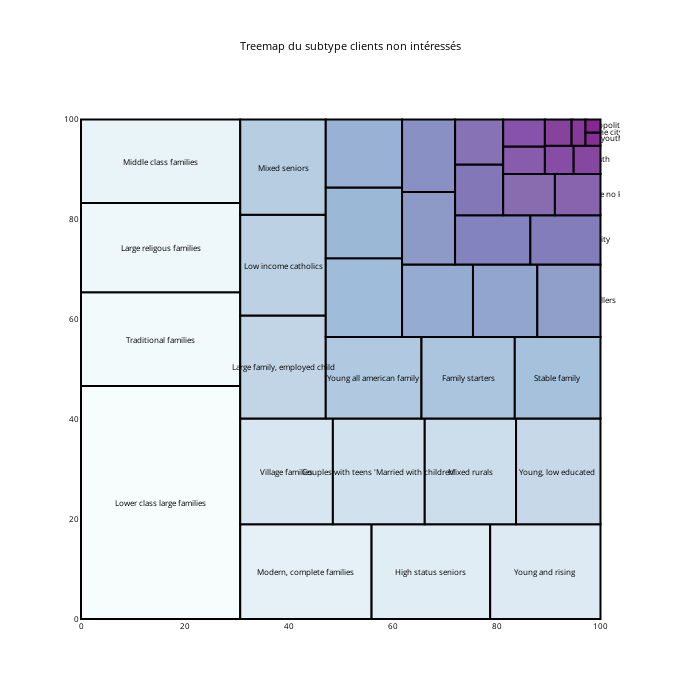

Here is the notebook cell this chart was saved with:
### Code cell
freq = pd.DataFrame(no['Customer Subtype'].value_counts().reset_index())
freq.columns = ['name', 'freq']

x = 0.
y = 0.
width = 100.
height = 100.

values = freq.freq

normed = squarify.normalize_sizes(values, width, height)
rects = squarify.squarify(normed, x, y, width, height)

bupu = cl.scales['9']['seq']['BuPu']
bupu = cl.interp( bupu, 48 )
cl.to_rgb( bupu )

shapes = []
annotations = []
counter = 0
i = 0
for r in rects:
    shapes.append( 
        dict(
            type = 'rect', 
            x0 = r['x'], 
            y0 = r['y'], 
            x1 = r['x']+r['dx'], 
            y1 = r['y']+r['dy'],
            line = dict( width = 2 ),
            fillcolor = bupu[i]
        ) 
    )
    if (i<17):
        label = freq.name[i]
    else :
        label = ""
    annotations.append(
        dict(
            x = r['x']+(r['dx']/2),
            y = r['y']+(r['dy']/2),
            text = label ,
            showarrow = False
        )
    )
    i = i+1

# For hover text
trace0 = go.Scatter(
    x = [ r['x']+(r['dx']/2) for r in rects ], 
    y = [ r['y']+(r['dy']/2) for r in rects ],
    text = freq.name, 
    mode = 'text',
)
        
layout = dict(
    height=700, 
    width=700,
    xaxis=dict(showgrid=False,zeroline=False),
    yaxis=dict(showgrid=False,zeroline=False),
    shapes=shapes,
    annotations=annotations,
    hovermode='closest',
    title = 'Treemap du subtype clients non intéressés',
    font=dict(size=8, color='#000000')
)

# With hovertext
figure = dict(data=[trace0], layout=layout)

iplot(figure)

### Figure 1 — Plotly figure (JSON) as saved in the notebook; plotly's stock layout.template omitted (floating-point values rounded to 4 significant figures)
{"data": [{"mode": "text", "text": ["Lower class large families", "Traditional families", "Large religous families", "Middle class families", "Modern, complete families", "High status seniors", "Young and rising", "Village families", "Couples with teens 'Married with children'", "Mixed rurals", "Young, low educated ", "Large family, employed child", "Low income catholics", "Mixed seniors", "Young all american family", "Family starters", "Stable family", "Mixed small town dwellers", "High Income, expensive child", "Religious elderly singles", "Career and childcare", "Affluent young families", "Mixed apartment dwellers", "Very Important Provincials", "Large family farms", "Porchless seniors: no front yard", "Young seniors in the city", "Affluent senior apartments", "Own home elderly", "Seniors in apartments", "Dinki's (double income no kids)", "Residential elderly", "Etnically diverse", "Young urban have-nots", "Single youth", "Students in apartments", "Fresh masters in the city", "Suburban youth", "Senior cosmopolitans"], "type": "scatter", "x": [15.33, 15.33, 15.33, 15.33, 43.29, 67.35, 89.38, 39.57, 57.33, 74.96, 91.87, 38.88, 38.88, 38.88, 56.33, 74.52, 91.75, 54.46, 54.46, 54.46, 68.63, 81.65, 93.92, 66.91, 66.91, 79.26, 93.25, 76.64, 76.64, 86.25, 95.61, 85.28, 85.28, 92.07, 97.42, 91.87, 95.78, 98.56, 98.56], "y": [23.33, 56.04, 74.34, 91.63, 9.485, 9.485, 9.485, 29.56, 29.56, 29.56, 29.56, 50.45, 70.83, 90.46, 48.29, 48.29, 48.29, 64.32, 79.29, 93.18, 63.69, 63.69, 63.69, 78.21, 92.74, 75.88, 75.88, 85.9, 95.5, 84.94, 84.94, 91.84, 97.3, 91.91, 91.91, 97.37, 97.37, 96.06, 98.69]}], "layout": {"annotations": [{"showarrow": false, "text": "Lower class large families", "x": 15.33, "y": 23.33}, {"showarrow": false, "text": "Traditional families", "x": 15.33, "y": 56.04}, {"showarrow": false, "text": "Large religous families", "x": 15.33, "y": 74.34}, {"showarrow": false, "text": "Middle class families", "x": 15.33, "y": 91.63}, {"showarrow": false, "text": "Modern, complete families", "x": 43.29, "y": 9.485}, {"showarrow": false, "text": "High status seniors", "x": 67.35, "y": 9.485}, {"showarrow": false, "text": "Young and rising", "x": 89.38, "y": 9.485}, {"showarrow": false, "text": "Village families", "x": 39.57, "y": 29.56}, {"showarrow": false, "text": "Couples with teens 'Married with children'", "x": 57.33, "y": 29.56}, {"showarrow": false, "text": "Mixed rurals", "x": 74.96, "y": 29.56}, {"showarrow": false, "text": "Young, low educated ", "x": 91.87, "y": 29.56}, {"showarrow": false, "text": "Large family, employed child", "x": 38.88, "y": 50.45}, {"showarrow": false, "text": "Low income catholics", "x": 38.88, "y": 70.83}, {"showarrow": false, "text": "Mixed seniors", "x": 38.88, "y": 90.46}, {"showarrow": false, "text": "Young all american family", "x": 56.33, "y": 48.29}, {"showarrow": false, "text": "Family starters", "x": 74.52, "y": 48.29}, {"showarrow": false, "text": "Stable family", "x": 91.75, "y": 48.29}, {"showarrow": false, "text": "", "x": 54.46, "y": 64.32}, {"showarrow": false, "text": "", "x": 54.46, "y": 79.29}, {"showarrow": false, "text": "", "x": 54.46, "y": 93.18}, {"showarrow": false, "text": "", "x": 68.63, "y": 63.69}, {"showarrow": false, "text": "", "x": 81.65, "y": 63.69}, {"showarrow": false, "text": "", "x": 93.92, "y": 63.69}, {"showarrow": false, "text": "", "x": 66.91, "y": 78.21}, {"showarrow": false, "text": "", "x": 66.91, "y": 92.74}, {"showarrow": false, "text": "", "x": 79.26, "y": 75.88}, {"showarrow": false, "text": "", "x": 93.25, "y": 75.88}, {"showarrow": false, "text": "", "x": 76.64, "y": 85.9}, {"showarrow": false, "text": "", "x": 76.64, "y": 95.5}, {"showarrow": false, "text": "", "x": 86.25, "y": 84.94}, {"showarrow": false, "text": "", "x": 95.61, "y": 84.94}, {"showarrow": false, "text": "", "x": 85.28, "y": 91.84}, {"showarrow": false, "text": "", "x": 85.28, "y": 97.3}, {"showarrow": false, "text": "", "x": 92.07, "y": 91.91}, {"showarrow": false, "text": "", "x": 97.42, "y": 91.91}, {"showarrow": false, "text": "", "x": 91.87, "y": 97.37}, {"showarrow": false, "text": "", "x": 95.78, "y": 97.37}, {"showarrow": false, "text": "", "x": 98.56, "y": 96.06}, {"showarrow": false, "text": "", "x": 98.56, "y": 98.69}], "font": {"color": "#000000", "size": 8}, "height": 700, "hovermode": "closest", "shapes": [{"fillcolor": "hsl(190.0, 60.0%, 98.0%)", "line": {"width": 2}, "type": "rect", "x0": 0, "x1": 30.65, "y0": 0, "y1": 46.66}, {"fillcolor": "hsl(192.38297872340425, 57.787234042553195%, 96.80851063829788%)", "line": {"width": 2}, "type": "rect", "x0": 0, "x1": 30.65, "y0": 46.66, "y1": 65.42}, {"fillcolor": "hsl(194.7659574468085, 55.57446808510638%, 95.61702127659575%)", "line": {"width": 2}, "type": "rect", "x0": 0, "x1": 30.65, "y0": 65.42, "y1": 83.26}, {"fillcolor": "hsl(197.14893617021278, 53.361702127659576%, 94.42553191489361%)", "line": {"width": 2}, "type": "rect", "x0": 0, "x1": 30.65, "y0": 83.26, "y1": 100.0}, {"fillcolor": "hsl(199.53191489361703, 51.148936170212764%, 93.23404255319149%)", "line": {"width": 2}, "type": "rect", "x0": 30.65, "x1": 55.94, "y0": 0, "y1": 18.97}, {"fillcolor": "hsl(201.91489361702128, 48.93617021276596%, 92.04255319148936%)", "line": {"width": 2}, "type": "rect", "x0": 55.94, "x1": 78.77, "y0": 0, "y1": 18.97}, {"fillcolor": "hsl(204.10638297872342, 46.91489361702128%, 90.80851063829788%)", "line": {"width": 2}, "type": "rect", "x0": 78.77, "x1": 100.0, "y0": 0, "y1": 18.97}, {"fillcolor": "hsl(204.95744680851064, 46.234042553191486%, 89.27659574468085%)", "line": {"width": 2}, "type": "rect", "x0": 30.65, "x1": 48.49, "y0": 18.97, "y1": 40.16}, {"fillcolor": "hsl(205.80851063829786, 45.5531914893617%, 87.74468085106383%)", "line": {"width": 2}, "type": "rect", "x0": 48.49, "x1": 66.17, "y0": 18.97, "y1": 40.16}, {"fillcolor": "hsl(206.6595744680851, 44.87234042553192%, 86.2127659574468%)", "line": {"width": 2}, "type": "rect", "x0": 66.17, "x1": 83.75, "y0": 18.97, "y1": 40.16}, {"fillcolor": "hsl(207.51063829787233, 44.191489361702125%, 84.68085106382979%)", "line": {"width": 2}, "type": "rect", "x0": 83.75, "x1": 100.0, "y0": 18.97, "y1": 40.16}, {"fillcolor": "hsl(208.36170212765958, 43.51063829787234%, 83.14893617021276%)", "line": {"width": 2}, "type": "rect", "x0": 30.65, "x1": 47.12, "y0": 40.16, "y1": 60.74}, {"fillcolor": "hsl(209.04255319148936, 43.04255319148936%, 81.61702127659575%)", "line": {"width": 2}, "type": "rect", "x0": 30.65, "x1": 47.12, "y0": 60.74, "y1": 80.93}, {"fillcolor": "hsl(209.2127659574468, 43.212765957446805%, 80.08510638297872%)", "line": {"width": 2}, "type": "rect", "x0": 30.65, "x1": 47.12, "y0": 80.93, "y1": 100}, {"fillcolor": "hsl(209.38297872340425, 43.38297872340426%, 78.55319148936171%)", "line": {"width": 2}, "type": "rect", "x0": 47.12, "x1": 65.54, "y0": 40.16, "y1": 56.43}, {"fillcolor": "hsl(209.5531914893617, 43.5531914893617%, 77.02127659574468%)", "line": {"width": 2}, "type": "rect", "x0": 65.54, "x1": 83.5, "y0": 40.16, "y1": 56.43}, {"fillcolor": "hsl(209.72340425531914, 43.723404255319146%, 75.48936170212767%)", "line": {"width": 2}, "type": "rect", "x0": 83.5, "x1": 100.0, "y0": 40.16, "y1": 56.43}, {"fillcolor": "hsl(209.89361702127658, 43.8936170212766%, 73.95744680851064%)", "line": {"width": 2}, "type": "rect", "x0": 47.12, "x1": 61.8, "y0": 56.43, "y1": 72.21}, {"fillcolor": "hsl(211.2127659574468, 43.297872340425535%, 72.55319148936171%)", "line": {"width": 2}, "type": "rect", "x0": 47.12, "x1": 61.8, "y0": 72.21, "y1": 86.36}, {"fillcolor": "hsl(214.4468085106383, 41.42553191489362%, 71.36170212765957%)", "line": {"width": 2}, "type": "rect", "x0": 47.12, "x1": 61.8, "y0": 86.36, "y1": 100}, {"fillcolor": "hsl(217.68085106382978, 39.5531914893617%, 70.17021276595744%)", "line": {"width": 2}, "type": "rect", "x0": 61.8, "x1": 75.46, "y0": 56.43, "y1": 70.95}, {"fillcolor": "hsl(220.91489361702128, 37.68085106382979%, 68.97872340425532%)", "line": {"width": 2}, "type": "rect", "x0": 75.46, "x1": 87.84, "y0": 56.43, "y1": 70.95}, {"fillcolor": "hsl(224.14893617021278, 35.808510638297875%, 67.7872340425532%)", "line": {"width": 2}, "type": "rect", "x0": 87.84, "x1": 100.0, "y0": 56.43, "y1": 70.95}, {"fillcolor": "hsl(227.38297872340425, 33.93617021276596%, 66.59574468085107%)", "line": {"width": 2}, "type": "rect", "x0": 61.8, "x1": 72.01, "y0": 70.95, "y1": 85.47}, {"fillcolor": "hsl(232.3191489361702, 32.74468085106383%, 65.06382978723404%)", "line": {"width": 2}, "type": "rect", "x0": 61.8, "x1": 72.01, "y0": 85.47, "y1": 100}, {"fillcolor": "hsl(238.95744680851064, 32.234042553191486%, 63.191489361702125%)", "line": {"width": 2}, "type": "rect", "x0": 72.01, "x1": 86.5, "y0": 70.95, "y1": 80.81}, {"fillcolor": "hsl(245.59574468085106, 31.72340425531915%, 61.31914893617021%)", "line": {"width": 2}, "type": "rect", "x0": 86.5, "x1": 100.0, "y0": 70.95, "y1": 80.81}, {"fillcolor": "hsl(252.2340425531915, 31.212765957446805%, 59.44680851063829%)", "line": {"width": 2}, "type": "rect", "x0": 72.01, "x1": 81.27, "y0": 80.81, "y1": 90.99}, {"fillcolor": "hsl(258.8723404255319, 30.70212765957447%, 57.57446808510639%)", "line": {"width": 2}, "type": "rect", "x0": 72.01, "x1": 81.27, "y0": 90.99, "y1": 100}, {"fillcolor": "hsl(265.51063829787233, 30.19148936170213%, 55.70212765957447%)", "line": {"width": 2}, "type": "rect", "x0": 81.27, "x1": 91.22, "y0": 80.81, "y1": 89.08}, {"fillcolor": "hsl(269.9148936170213, 31.17021276595745%, 53.723404255319146%)", "line": {"width": 2}, "type": "rect", "x0": 91.22, "x1": 100.0, "y0": 80.81, "y1": 89.08}, {"fillcolor": "hsl(272.97872340425533, 33.04255319148936%, 51.68085106382979%)", "line": {"width": 2}, "type": "rect", "x0": 81.27, "x1": 89.3, "y0": 89.08, "y1": 94.61}, {"fillcolor": "hsl(276.04255319148933, 34.91489361702128%, 49.63829787234043%)", "line": {"width": 2}, "type": "rect", "x0": 81.27, "x1": 89.3, "y0": 94.61, "y1": 100.0}, {"fillcolor": "hsl(279.1063829787234, 36.787234042553195%, 47.59574468085106%)", "line": {"width": 2}, "type": "rect", "x0": 89.3, "x1": 94.84, "y0": 89.08, "y1": 94.74}, {"fillcolor": "hsl(282.17021276595744, 38.65957446808511%, 45.553191489361694%)", "line": {"width": 2}, "type": "rect", "x0": 94.84, "x1": 100, "y0": 89.08, "y1": 94.74}, {"fillcolor": "hsl(285.2340425531915, 40.531914893617014%, 43.51063829787235%)", "line": {"width": 2}, "type": "rect", "x0": 89.3, "x1": 94.44, "y0": 94.74, "y1": 100.0}, {"fillcolor": "hsl(288.04255319148933, 45.851063829787236%, 41.08510638297872%)", "line": {"width": 2}, "type": "rect", "x0": 94.44, "x1": 97.12, "y0": 94.74, "y1": 100.0}, {"fillcolor": "hsl(290.7659574468085, 52.31914893617022%, 38.53191489361702%)", "line": {"width": 2}, "type": "rect", "x0": 97.12, "x1": 100.0, "y0": 94.74, "y1": 97.37}, {"fillcolor": "hsl(293.48936170212767, 58.78723404255317%, 35.97872340425533%)", "line": {"width": 2}, "type": "rect", "x0": 97.12, "x1": 100.0, "y0": 97.37, "y1": 100.0}], "title": "Treemap du subtype clients non intéressés", "width": 700, "xaxis": {"showgrid": false, "zeroline": false}, "yaxis": {"showgrid": false, "zeroline": false}}}
